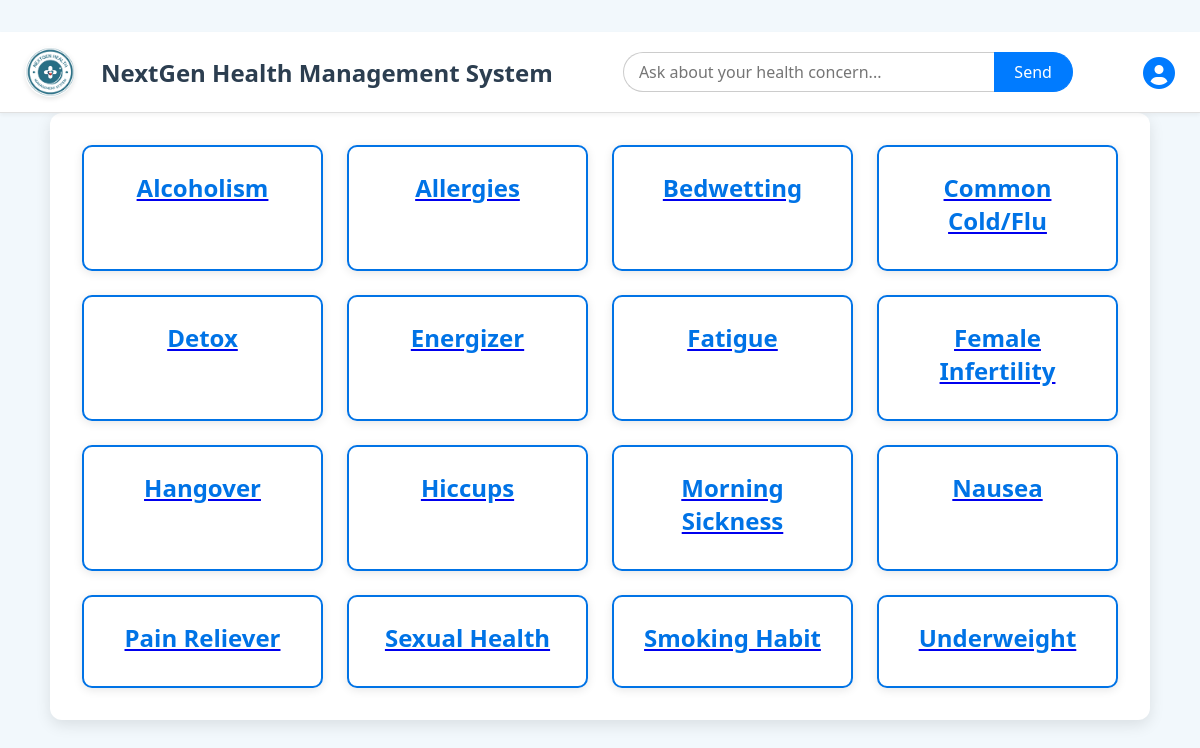
/homeremedies/diseases/1/, run on the app's committed database.
### homeremedies/models.py (models this page shows, shortened)
class Disease(models.Model):
    body_part = models.ForeignKey(BodyPart, on_delete=models.CASCADE, related_name="diseases")
    name = models.CharField(max_length=200)

### homeremedies/views.py (the view)
# urls.py: path('diseases/<int:bodypart_id>/', diseases_view, name='diseases'),
def diseases_view(request, bodypart_id):
    diseases = Disease.objects.filter(body_part_id=bodypart_id)
    return render(request, 'homeremedies/diseases.html', {'diseases': diseases})

### templates/homeremedies/diseases.html (shortened to what this page needs)
{% extends 'homeremedies/base.html' %}
{% block content %}
        <div class="container">
            <div class="category-grid">
                {% for disease in diseases %}
                    <div class="category-card">
                        <a href="{% url 'remedies' disease.id %}">
                            <h3>{{ disease.name }}</h3>
                        </a>
                    </div>
                {% endfor %}
              </div>
            </div>
{% endblock %}

### static/css/home_homeremedies.css (style rules this page uses)
* { margin: 0; padding: 0; box-sizing: border-box; font-family: 'Segoe UI', Tahoma, Geneva, Verdana, sans-serif; }
:root { --primary-color: #0073e6; --secondary-color: #005bb5; --background-color: #f4f8fb; --text-color: #333; --accent-color: #00a86b; --transition: all 0.3s ease-in-out; }
body { font-family: 'Segoe UI', sans-serif; background-color: var(--background-color); color: var(--text-color); text-align: center; padding: 2rem 0; }
.container { max-width: 1100px; margin: auto; padding: 2rem; background: white; border-radius: 12px; box-shadow: 0px 5px 15px rgba(0, 0, 0, 0.1); }
.category-grid { display: grid; grid-template-columns: 1fr 1fr 1fr 1fr; gap: 1.5rem; }
.category-card { display:grid; grid-template-row:1fr 1fr; background: white; padding: 1.5rem; border-radius: 10px; box-shadow: 0 2px 10px rgba(0, 0, 0, 0.1); cursor: pointer; transition: var(--transition); display: flex; flex-direction: column; align-items: center; border: 2px solid var(--primary-color); }
.category-card h3 { font-size: 1.5rem; margin-bottom: 0.5rem; color: var(--primary-color); }

### templates/homeremedies/base.html (style rules this page uses)
body { font-family: 'Helvetica Neue', Helvetica, Arial, sans-serif; background-color: #f2f8fc; margin: 0; color: #333; }

### data on the page
Disease: name "Alcoholism"
Disease: name "Allergies"
Disease: name "Bedwetting"
Disease: name "Common Cold/Flu"
Disease: name "Detox"
Disease: name "Energizer"
Disease: name "Fatigue"
Disease: name "Female Infertility"
Disease: name "Hangover"
Disease: name "Hiccups"
Disease: name "Morning Sickness"
Disease: name "Nausea"
Disease: name "Pain Reliever"
Disease: name "Sexual Health"
Disease: name "Smoking Habit"
Disease: name "Underweight"
